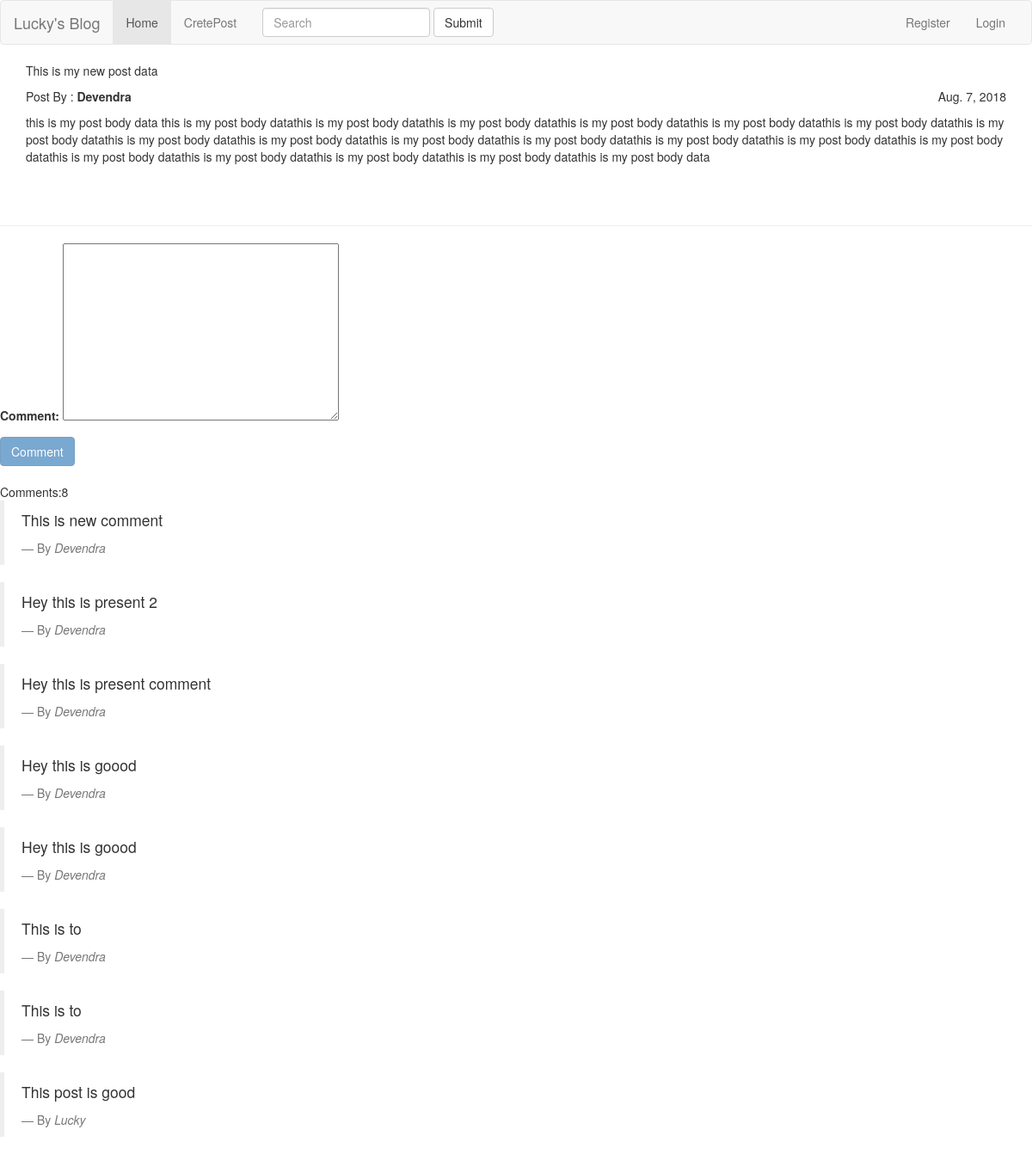
The page /blog/post/15/ on the database its author committed.
### blog/models.py (models this page shows, shortened)
class Post(models.Model):
    title        =  models.CharField(max_length=256)
    authour      =  models.ForeignKey(User,on_delete=models.CASCADE)
    likes        =  models.ManyToManyField(User,related_name = "likes",blank=True)
    content      =  models.TextField()
    created      =  models.DateField(auto_now_add=True)
    updated      =  models.DateField(auto_now=True)
    status       =  models.CharField(max_length=10,choices=STATUS_CHOICE,default='draft')
    def likes_count(self):
        return self.likes.count()

class Comments(models.Model):
    post = models.ForeignKey(Post,on_delete=models.CASCADE)
    user = models.ForeignKey(User,on_delete=models.CASCADE)
    comment = models.TextField()

### blog/views.py (the view, shortened to what this page needs)
# urls.py: url(r'^post/(?P<id>\d+)/$',views.Post_Detail_View,name='details'),
def Post_Detail_View(request,id):
    post    = get_object_or_404(Post,id=id)
    is_liked = False
    if post.likes.filter(id=request.user.id).exists():
        is_liked = True
    comments = Comments.objects.filter(post=post).order_by('-id')
    form = CommentForm()
    context = {
        'post':post,
        'is_liked':is_liked,
        'likes_count':post.likes_count(),
        'comments':comments,
        'form' : form
    }
    if request.is_ajax():
        html = render_to_string('blog/comments.html',context,request=request)
        return JsonResponse({'form':html})
    return render(request,'blog/post_details.html',context)

### blog/forms.py
class CommentForm(forms.ModelForm):
    class Meta:
        model = Comments
        fields = ('comment',)

### templates/blog/post_details.html (shortened to what this page needs)
{% extends 'blog/base.html' %}
{% block body %}
<div class="container">
	<p>{{ post.title|capfirst }}</p>
	<p>
		Post By : <strong>{{ post.authour|capfirst }}</strong>
		<span style="float:right;">{{ post.created }}</span>
	</p>
	<p>{{ post.content }}</p>
	<br><br>
	</div><hr/>
	<div class="main-comments">
		{% include 'blog/comments.html' %}
	</div>
{% endblock%}

### templates/blog/comments.html (shortened to what this page needs)
<div id="comments-section">
<form method="POST" class="comment-form" action=".">
	{{ form.as_p }}
	{% if user.is_authenticated %}
	<input type="submit"  value="Comment" class="btn btn-primary">
	{% else %}
	<input type="submit" value="Comment" class="btn btn-primary" disabled>
	{% endif %}
</form><br>
	Comments:{{ comments.count }}
	{% for comment in comments %}
	  <blockquote class="blockquote">
	  <p class="mb-0">{{comment.comment|capfirst}}</p>
	  <footer class="blockquote-footer">By <cite title="Source Title">{{ comment.user|capfirst }}</cite></footer>
	</blockquote>
	{% endfor %}
</div>

### rows shown on the page
Post: title "This is my new post data", authour "Devendra", created "Aug. 7, 2018", content "this is my post body data this is my post body datathis is my post body datathis is my post body datathis is my post body datathis is my post body datathis is my post body datathis is my post body datathis is my post body datathis is my post body datathis is my post body datathis is my post body datathis is my post body datathis is my post body datathis is my post body datathis is my post body datathis is my post body datathis is my post body datathis is my post body datathis is my post body data"
Comments: comment "This is new comment", user "Devendra"
Comments: comment "Hey this is present 2", user "Devendra"
Comments: comment "Hey this is present comment", user "Devendra"
Comments: comment "Hey this is goood", user "Devendra"
Comments: comment "Hey this is goood", user "Devendra"
Comments: comment "This is to", user "Devendra"
Comments: comment "This is to", user "Devendra"
Comments: comment "This post is good", user "Lucky"

### other values the page prints
{{ comments.count }} "8"
